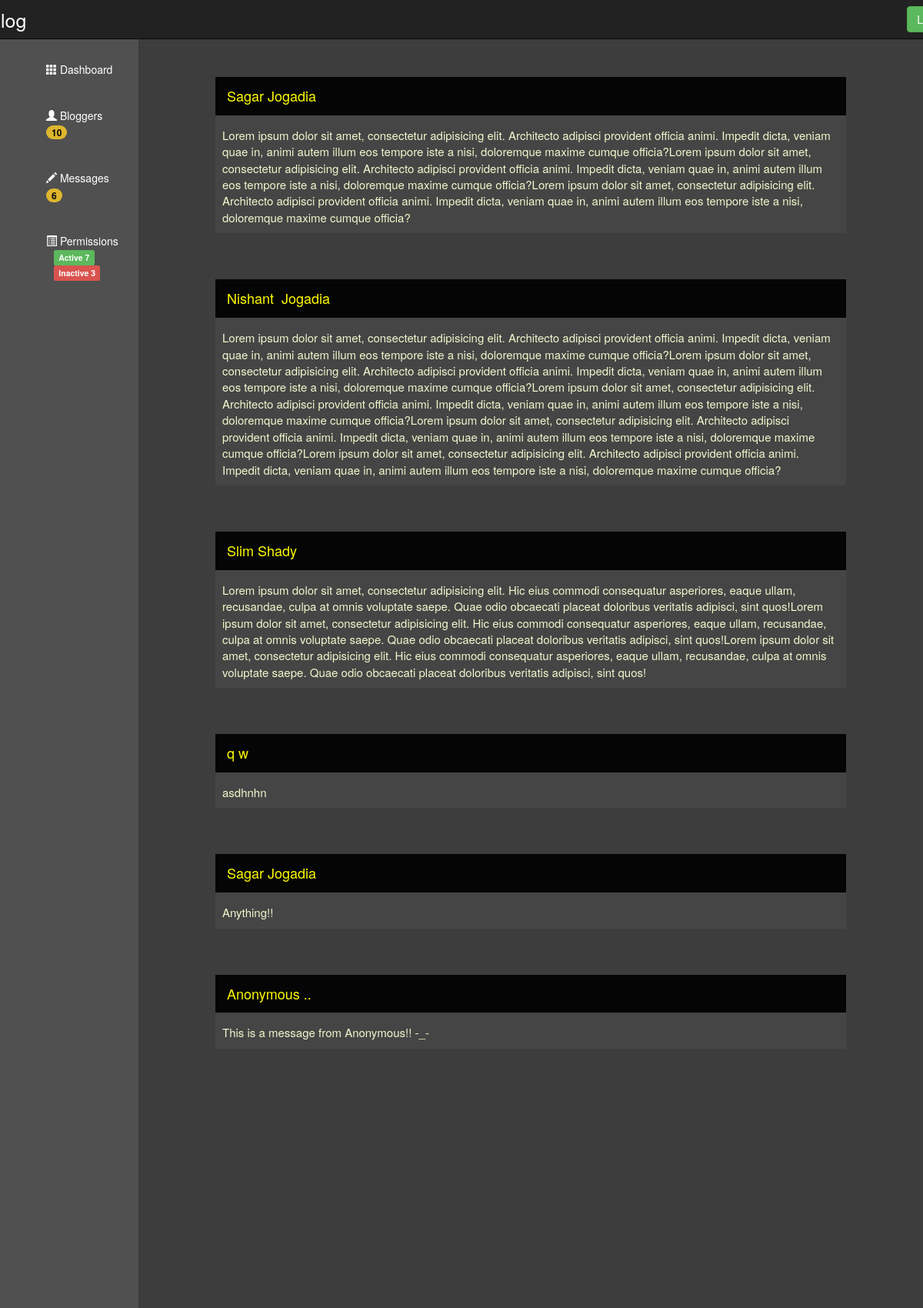
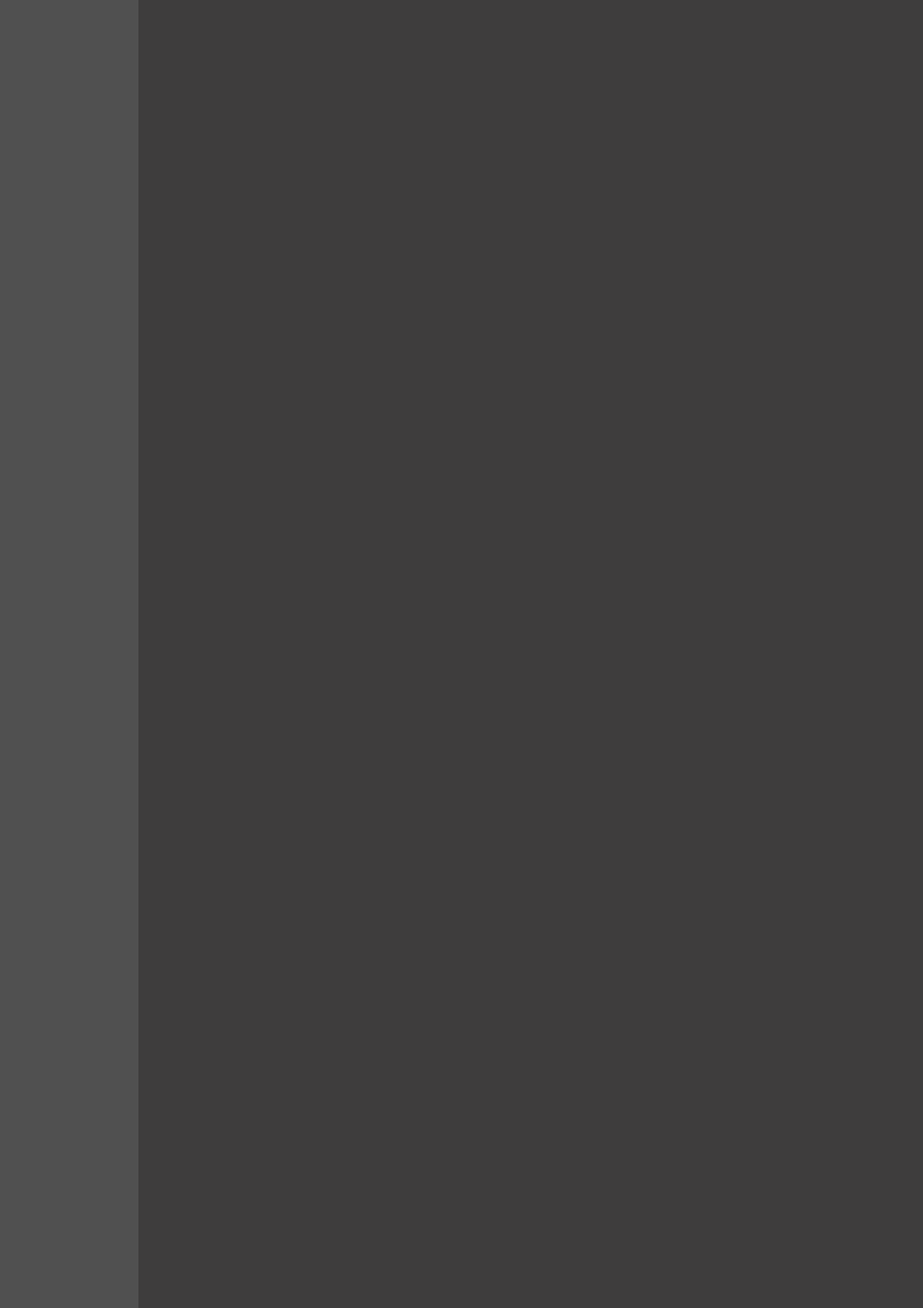
Page /HTML/Admin_Messages.php (upper part) on the committed database (2 pictures, top to bottom).
### tables this page shows
CREATE TABLE IF NOT EXISTS `contact_me` (
  `id` int(11) NOT NULL,
  `first_name` varchar(30) NOT NULL,
  `last_name` varchar(30) NOT NULL,
  `message` text NOT NULL
);

### HTML/Admin_Messages.php (the view, shortened to what this page needs)
<!DOCTYPE html>
<html>
<head>
	<link rel="stylesheet" type="text/css" href="bootstrap/css/bootstrap.min.css">
	<link rel="stylesheet" type="text/css" href="../CSS/navigation.css">
	<link rel="stylesheet" type="text/css" href="../CSS/admin_messages.css">
</head>
<body>
	<nav class="navbar navbar-inverse navbar-fixed-top">
		<div class="container ">
			<div class="navbar-header">
				<a class="navbar-brand FootBlog" href="">FootBlog</a>
			</div>
			<div id="navbar" class="navbar-collapse collapse">
				<form class="navbar-form navbar-right">
					<button type="submit" class="btn btn-success"><a href="WelcomePage.html">Log Out</a></button>
				</form>
			</div>
		</div>
	</nav>
	<div class="dashboard" >
		<ul>
			<br><br><br>
			<li class="link">
				<a href="Admin.php">
					<span class="glyphicon glyphicon-th" aria-hidden="true"></span>
					<span class="hidden-sm hidden-xs">Dashboard</span>
				</a>
			</li>
			<li class="link ">
				<a href="Admin_ListofBloggers.php">
					<span class="glyphicon glyphicon-user" aria-hidden="true"></span>
					<span class="hidden-sm hidden-xs">Bloggers</span>
					<span class="badge mybadge">
						<?php
						require '../PHP/connect.php';
						$mysql_blogger_table = "blogger_info";
						$select_blogger_query = "SELECT blogger_id from $mysql_blogger_table";
						$list = mysqli_query($link,$select_blogger_query);
						echo mysqli_num_rows($list);
						?>
					</span>
				</a>
			</li>
			<li class="link">
				<a href="Admin_Messages.php" data-toggle="collapse" aria-controls="collapse-comments">
					<span class="glyphicon glyphicon-pencil" aria-hidden="true"></span>
					<span class="hidden-sm hidden-xs">Messages</span>
					<span class="badge mybadge">
						<?php
						$mysql_table = "contact_me";
						$select_query = "SELECT id from $mysql_table";
						$result = mysqli_query($link,$select_query);
						echo mysqli_num_rows($result);
						?>
					</span>
				</a>
			</li>
			<li class="link">
				<a href="SetPermission.php" data-toggle="collapse" aria-controls="collapse-post">
					<span class="glyphicon glyphicon-list-alt" aria-hidden="true"></span>
					<span class="hidden-sm hidden-xs">Permissions</span>
					<span class="label label-success mylabel">Active
					<?php
						$active_query = "SELECT blogger_id from $mysql_blogger_table WHERE blogger_is_active = 1";
						$active = mysqli_query($link,$active_query);
						echo mysqli_num_rows($active);
					?>
					</span><br>
					<span class="label label-danger mylabel">Inactive
					<?php
						$Inactive_query = "SELECT blogger_id from $mysql_blogger_table WHERE blogger_is_active = 0";
						$inactive = mysqli_query($link,$Inactive_query);
						echo mysqli_num_rows($inactive);
					?></span>
				</a>
			</li>
		</ul>
	</div>
	<div class="mycontent">
		<div class="content-inner">
			<?php
			require '../PHP/connect.php';
			$mysql_table = "contact_me";
			$select_query = "SELECT first_name,last_name,message FROM $mysql_table;";
			$result = mysqli_query($link , $select_query);
			if (mysqli_num_rows($result) > 0) {
				while($row = mysqli_fetch_assoc($result)){
					echo "<div class='custom_row'>";
					echo "<div class='heading'>";
					echo "<header><h4 class='nameofperson'>".$row['first_name']."&nbsp;".$row['last_name']."</h4></header>";
					echo "</div>";
					echo "<footer class='posted'>".$row['message']."</footer>";
					echo "</div>";
					echo "<br><br><br>";
				}
			}
			else {
			}
			?>
		</div>
	</div>
</body>
</html>

### CSS/navigation.css (style rules this page uses)
form.navbar-right { margin-right: -100px; }
a.FootBlog { font-size: 25px; margin-left: -110px !important; }
a:link { text-decoration: none; color: #FFFFFF; }

### CSS/admin_messages.css (style rules this page uses)
body,html { height: 500%; width: 100%; }
div.dashboard { height: 100%; padding: 0px; border: 0px; margin: 0px; width: 15%; float: left; background-color: #505050; }
div.mycontent { margin-left: 15%; height: 100%; background-color: #3E3D3D; }
li { list-style: none; padding: 20px; }
div.content-inner { padding: 100px; color: #FFFFFF; }
div.custom_row { background-color: #464545; padding: 0px; padding-bottom: 10px; }
div.heading { background-color: #050505; padding: 5px; margin-bottom: 15px; }
footer.posted { margin-top: 5px; margin-left: 9px; font-size: 15px; color: #F0F7CD; margin-right: 10px; }
h4.nameofperson { margin-left: 10px; color: #FFFC00; }
span.mybadge { background-color: #DEB72E; color: #060606; }
span.mylabel { color: #FFFFFF; width: auto; margin: 10px; }

### rows in the picture
contact_me: first_name "Sagar", last_name "Jogadia", message "Lorem ipsum dolor sit amet, consectetur adipisicing elit. Architecto adipisci provident officia animi. Impedit dicta, veniam quae in, animi autem illum eos tempore iste a nisi, doloremque maxime cumque officia?Lorem ipsum dolor sit amet, consectetur adipisicing elit. Architecto adipisci provident officia animi. Impedit dicta, veniam quae in, animi autem illum eos tempore iste a nisi, doloremque maxime cumque officia?Lorem ipsum dolor sit amet, consectetur adipisicing elit. Architecto adipisci provident officia animi. Impedit dicta, veniam quae in, animi autem illum eos tempore iste a nisi, doloremque maxime cumque officia?"
contact_me: first_name "Nishant", last_name "Jogadia", message "Lorem ipsum dolor sit amet, consectetur adipisicing elit. Architecto adipisci provident officia animi. Impedit dicta, veniam quae in, animi autem illum eos tempore iste a nisi, doloremque maxime cumque officia?Lorem ipsum dolor sit amet, consectetur adipisicing elit. Architecto adipisci provident officia animi. Impedit dicta, veniam quae in, animi autem illum eos tempore iste a nisi, doloremque maxime cumque officia?Lorem ipsum dolor sit amet, consectetur adipisicing elit. Architecto adipisci provident officia animi. Impedit dicta, veniam quae in, animi autem illum eos tempore iste a nisi, doloremque maxime cumque officia?Lorem ipsum dolor sit amet, consectetur adipisicing elit. Architecto…"
contact_me: first_name "Slim", last_name "Shady", message "Lorem ipsum dolor sit amet, consectetur adipisicing elit. Hic eius commodi consequatur asperiores, eaque ullam, recusandae, culpa at omnis voluptate saepe. Quae odio obcaecati placeat doloribus veritatis adipisci, sint quos!Lorem ipsum dolor sit amet, consectetur adipisicing elit. Hic eius commodi consequatur asperiores, eaque ullam, recusandae, culpa at omnis voluptate saepe. Quae odio obcaecati placeat doloribus veritatis adipisci, sint quos!Lorem ipsum dolor sit amet, consectetur adipisicing elit. Hic eius commodi consequatur asperiores, eaque ullam, recusandae, culpa at omnis voluptate saepe. Quae odio obcaecati placeat doloribus veritatis adipisci, sint quos!"
contact_me: first_name "q", last_name "w", message "asdhnhn"
contact_me: first_name "Sagar", last_name "Jogadia", message "Anything!!"
contact_me: first_name "Anonymous", last_name "..", message "This is a message from Anonymous!! -_-"

### other values in the picture
mysqli_num_rows($list) "10"
mysqli_num_rows($result) "6"
mysqli_num_rows($active) "7"
mysqli_num_rows($inactive) "3"
